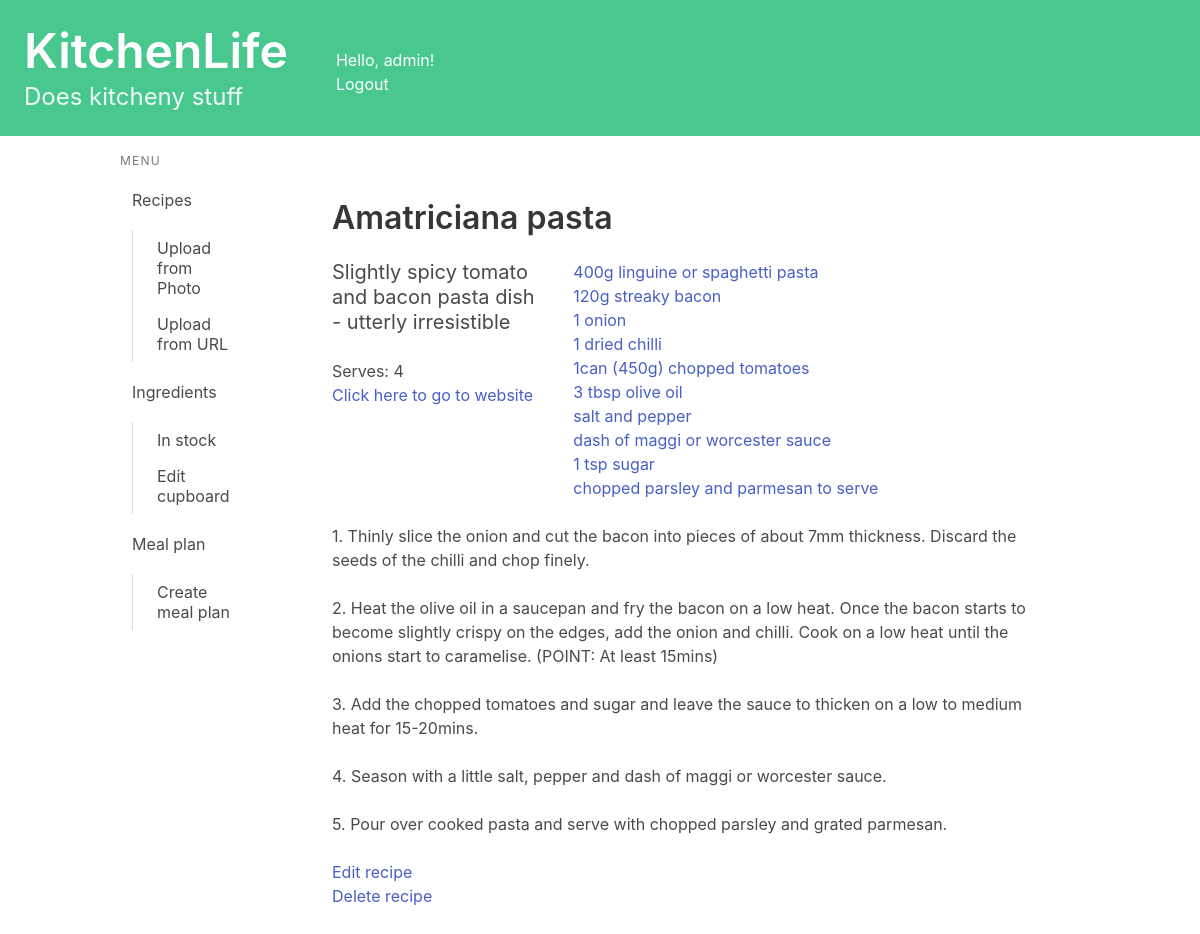
The page /recipes/view/4/ (signed in) on the database its author committed.
### recipes/models.py (models this page shows, shortened)
class Recipe(models.Model):
    name = models.CharField(max_length=200)
    method = models.TextField(max_length=5000, null = True, blank = True)
    ingredients_string = models.TextField(max_length=1000, null = True, blank = True)#Plain text of ingredients
    book = models.CharField(max_length=200, null = True, blank = True)
    page = models.CharField(max_length=5, null = True, blank = True)
    serves = models.CharField(max_length=5, null = True, blank = True)
    description = models.TextField(max_length=500, null = True, blank = True)
    url = models.URLField(null = True, blank = True)
    jumbled_input = models.TextField(max_length=8000, null = True, blank = True)
    simplified_ingredients = models.TextField(max_length=1000, null = True, blank = True)
    owner = models.ForeignKey(User, on_delete=models.CASCADE, blank=True, null=True)
    uses_ingredient = models.ManyToManyField(Ingredient, related_name="ingredient_uses")
    def method_as_list(self):
        try:
            method_as_list = self.method.split('\n')
            method_as_list = [str(i+1) + ". " + step for i, step in enumerate(method_as_list)]
        except:
            method_as_list = []
        return method_as_list

### cupboard/models.py (models this page shows, shortened)
class Ingredient(models.Model):
    name = models.CharField(max_length=50)

### recipes/views.py (the view)
# urls.py: path('view/<int:recipe_id>/', views.detail, name='detail'),
@login_required
def detail(request, recipe_id):
    recipe = get_object_or_404(Recipe, pk=recipe_id)
    if recipe.owner != request.user:
        return redirect('recipes:index')
    method_as_list = recipe.method_as_list()
    try:
        dumb_ingredients = recipe.ingredients_string.split('\n')
        ingredients = list(recipe.uses_ingredient.all())
        combined_ingredients = []
        for dumb_ingredient in dumb_ingredients:
            for ingredient in ingredients:
                if ingredient.name.lower() in dumb_ingredient.lower():
                    combined_ingredients.append((dumb_ingredient, ingredient))
                    break
    except:
        combined_ingredients = None
    context = {'recipe': recipe, 'method_as_list': method_as_list, 'combined_ingredients': combined_ingredients}
    return render(request, 'recipes/detail.html', context)

### recipes/templatetags/is_active.py (called while the page is built)
@register.simple_tag
def is_active(request, url):
    if reverse(url) == request.path:
        return "is-active"
    return ""

### recipes/templates/recipes/detail.html (shortened to what this page needs)
{% extends 'base.html' %}
{% block content %}
<section class="section">
    <h1 class="title">{{ recipe.name }}</h1>
    <div class="columns">
        <div class="column is-one-third">
            <h2 class="subtitle">
                {{ recipe.description }}
            </h2>
            {% if recipe.serves %}
                <p>
Serves: {{ recipe.serves }}
                </p>
            {% endif %}
            {% if recipe.url %}
                <p>
<a href={{recipe.url}}>Click here to go to website</a>
                </p>
            {% endif %}
        </div>
        <div class="column">
            {% if recipe.uses_ingredient.all %}
    {% for combined_ingredient in combined_ingredients %}
    <p><a href="{% url 'cupboard:ingredient_detail' combined_ingredient.1.id %}">{{ combined_ingredient.0 }}</a><br></p>
    {% endfor %}
{% else %}
    <p>This recipe isn't properly linked with it's ingredients.</p>
{% endif %}
        </div>
      </div>
    {% for step in method_as_list %}
    <p> {{ step }} <br><br></p>
    {% endfor %}
    <ul><a href="{% url 'recipes:edit_recipe' recipe.id %}">Edit recipe</a></ul>
    <ul><a href="{% url 'recipes:delete_recipe' recipe.id %}">Delete recipe</a></ul>
</section>
{% endblock content %}

### kitchenlife/templates/base.html (shortened to what this page needs)
<!DOCTYPE html>
<html lang="en">
{% load is_active %}
<head>
    <link rel="stylesheet"
          href="https://cdn.jsdelivr.net/npm/bulma@0.9.3/css/bulma.min.css">
</head>
<body>
    <a href="{% url 'index' %} ">
        <section class="hero is-small is-success mb-4">
            <div class="columns">
                <div class="column">
                    <div class="hero-body">
                        <h1 class="title is-1">KitchenLife</h1>
                        <p class="subtitle is-4">
                            Does kitcheny stuff
                        </p>
                    </div>
                </div>
                <div class="column">
                    <br><br>
                    Hello, {{ user.username|default:'Guest' }}!
                    <div>
                        {% if user.is_authenticated %}
                            <a href="{% url 'logout' %}">Logout</a>
                        {% else %}
                            <a href="{% url 'login' %}">Login</a>
                        {% endif %}
                    </div>
                </div>
            </div>
        </section>
    </a>
    <div class="container">
        <div class="columns">
            <div class="column is-2">
                <aside class="menu">
                  <p class="menu-label">
                    Menu
                  </p>
                  <ul class="menu-list">
                    <li>
                        <a href="{% url 'recipes:index' %}" class="{% is_active request 'recipes:index' %}">Recipes</a>
                        <ul>
                            <a href="{% url 'recipes:upload_photo' %}" class="{% is_active request 'recipes:upload_photo' %}">Upload from Photo</a>
                            <a href="{% url 'recipes:upload_url' %}" class="{% is_active request 'recipes:upload_url' %}">Upload from URL</a>
                        </ul>
                        <a  href="{% url 'cupboard:ingredients_index' %}" class="{% is_active request 'cupboard:ingredients_index' %}">Ingredients</a>
                        <ul>
                            <a href="{% url 'cupboard:cupboard_index' %}" class="{% is_active request 'cupboard:cupboard_index' %}">In stock</a>
                            <a href="{% url 'cupboard:edit_cupboard' %}" class="{% is_active request 'cupboard:edit_cupboard' %}">Edit cupboard</a>
                        </ul>
                        <a href="{% url 'mealplan:meal_plan_index' %}" class="{% is_active request 'mealplan:meal_plan_index' %}">Meal plan</a>
                        <ul>
                            <a href="{% url 'mealplan:add_meal_plan' %}" class="{% is_active request 'mealplan:add_meal_plan' %}">Create meal plan</a>
                        </ul>
                    </li>
                  </ul>
                </aside>
            </div>
            <div class="column">
                {% block content %}
                {% endblock content %}
            </div>
        </div>
    </div>
</body>
</html>

### rows shown on the page
Recipe: name "Amatriciana pasta", description "Slightly spicy tomato and bacon pasta dish - utterly irresistible", serves "4"
Ingredient: combined_ingredient "400g linguine or spaghetti pasta"
Ingredient: combined_ingredient "120g streaky bacon"
Ingredient: combined_ingredient "1 onion"
Ingredient: combined_ingredient "1 dried chilli"
Ingredient: combined_ingredient "1can (450g) chopped tomatoes"
Ingredient: combined_ingredient "3 tbsp olive oil"
Ingredient: combined_ingredient "salt and pepper"
Ingredient: combined_ingredient "dash of maggi or worcester sauce"
Ingredient: combined_ingredient "1 tsp sugar"
Ingredient: combined_ingredient "chopped parsley and parmesan to serve"

### other values the page prints
{{ user.username|default:'Guest' }} "admin"
{{ step }} "1. Thinly slice the onion and cut the bacon into pieces of about 7mm thickness. Discard the seeds of the chilli and chop finely." "3. Add the chopped tomatoes and sugar and leave the sauce to thicken on a low to medium heat for 15-20mins." "4. Season with a little salt, pepper and dash of maggi or worcester sauce." "5. Pour over cooked pasta and serve with chopped parsley and grated parmesan."
